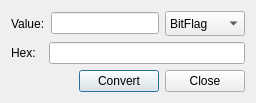
<?xml version="1.0" encoding="UTF-8"?>
<ui version="4.0">
 <class>HexConverterDialog</class>
 <widget class="QDialog" name="HexConverterDialog">
  <property name="geometry">
   <rect>
    <x>0</x>
    <y>0</y>
    <width>256</width>
    <height>103</height>
   </rect>
  </property>
  <property name="minimumSize">
   <size>
    <width>256</width>
    <height>103</height>
   </size>
  </property>
  <property name="maximumSize">
   <size>
    <width>256</width>
    <height>103</height>
   </size>
  </property>
  <property name="windowTitle">
   <string>Hex Converter</string>
  </property>
  <layout class="QGridLayout" name="gridLayout">
   <item row="0" column="0">
    <layout class="QHBoxLayout" name="horizontalLayout">
     <item>
      <widget class="QLabel" name="label">
       <property name="sizePolicy">
        <sizepolicy hsizetype="Preferred" vsizetype="Preferred">
         <horstretch>0</horstretch>
         <verstretch>0</verstretch>
        </sizepolicy>
       </property>
       <property name="text">
        <string>Value:</string>
       </property>
      </widget>
     </item>
     <item>
      <widget class="QLineEdit" name="valueLine">
       <property name="maxLength">
        <number>64</number>
       </property>
      </widget>
     </item>
     <item>
      <widget class="QComboBox" name="typeBox">
       <property name="sizePolicy">
        <sizepolicy hsizetype="Expanding" vsizetype="Expanding">
         <horstretch>0</horstretch>
         <verstretch>0</verstretch>
        </sizepolicy>
       </property>
       <item>
        <property name="text">
         <string>BitFlag</string>
        </property>
       </item>
       <item>
        <property name="text">
         <string>Short</string>
        </property>
       </item>
       <item>
        <property name="text">
         <string>Int</string>
        </property>
       </item>
       <item>
        <property name="text">
         <string>Long</string>
        </property>
       </item>
       <item>
        <property name="text">
         <string>Float</string>
        </property>
       </item>
       <item>
        <property name="text">
         <string>Double</string>
        </property>
       </item>
       <item>
        <property name="text">
         <string>String</string>
        </property>
       </item>
      </widget>
     </item>
    </layout>
   </item>
   <item row="1" column="0">
    <layout class="QHBoxLayout" name="horizontalLayout_2">
     <item>
      <widget class="QLabel" name="label_2">
       <property name="sizePolicy">
        <sizepolicy hsizetype="Preferred" vsizetype="Preferred">
         <horstretch>0</horstretch>
         <verstretch>0</verstretch>
        </sizepolicy>
       </property>
       <property name="text">
        <string>Hex:  </string>
       </property>
      </widget>
     </item>
     <item>
      <widget class="QLineEdit" name="hexLine"/>
     </item>
    </layout>
   </item>
   <item row="2" column="0">
    <layout class="QHBoxLayout" name="horizontalLayout_3">
     <item>
      <spacer name="horizontalSpacer">
       <property name="orientation">
        <enum>Qt::Horizontal</enum>
       </property>
       <property name="sizeHint" stdset="0">
        <size>
         <width>40</width>
         <height>20</height>
        </size>
       </property>
      </spacer>
     </item>
     <item>
      <widget class="QPushButton" name="convertButton">
       <property name="sizePolicy">
        <sizepolicy hsizetype="Expanding" vsizetype="Fixed">
         <horstretch>0</horstretch>
         <verstretch>0</verstretch>
        </sizepolicy>
       </property>
       <property name="text">
        <string>Convert</string>
       </property>
       <property name="icon">
        <iconset resource="assets/assets.qrc">
         <normaloff>:/ok.png</normaloff>:/ok.png</iconset>
       </property>
      </widget>
     </item>
     <item>
      <widget class="QPushButton" name="closeButton">
       <property name="text">
        <string>Close</string>
       </property>
       <property name="icon">
        <iconset resource="assets/assets.qrc">
         <normaloff>:/cancel.png</normaloff>:/cancel.png</iconset>
       </property>
      </widget>
     </item>
    </layout>
   </item>
  </layout>
 </widget>
 <resources>
  <include location="assets/assets.qrc"/>
 </resources>
 <connections/>
</ui>
